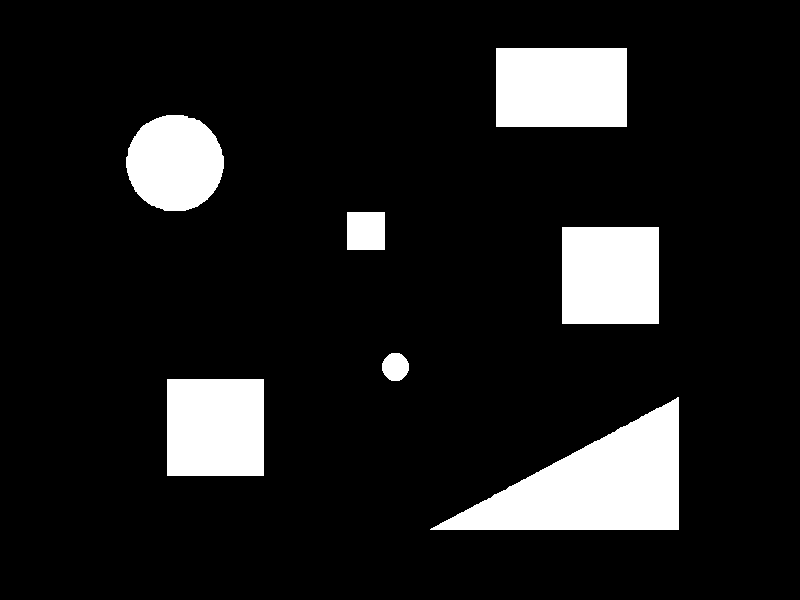
#> input picture image1.tif, 800 x 600 px
$ jupyter execute --allow-errors Section2.ipynb   (shell and % lines are left out)   (Python 2 division)   (older library calls are emulated)
#> lines starting #> are read from the running program, lines starting #| are printed output that depends on the picture; after the words box and inside, x2 and y2 are one past the last pixel; in counts of white or black regions, pixels touching at a corner belong together
[cell 1]
import cv2
import numpy as np
import skimage as ski
from scipy.misc import imread, imsave, imresize
from scipy import signal as sig

import matplotlib.pyplot as plt
import matplotlib.image as mpimg
from skimage import img_as_ubyte
from IPython.display import Image
from matplotlib.patches import Rectangle

2.1

[cell 2]
img1 = cv2.imread('image1.tif', 0)
#> img1: shape (600, 800); values 0 (black) and 1 (white), 11.5% white; 7 white regions, largest, box (x1, y1, x2, y2) and area: (430, 397, 679, 530) 16679, (496, 48, 627, 127) 10349, (562, 227, 659, 324) 9409
pat1 = cv2.imread('pattern1.tif', 0)

img1_view = img1 * 255
#> (the rest of this cell did not finish here and is left out)

[cell 3]
print img1
#> (printed output is left out)
print pat1
#| None

2.2)

#> (a cell that did not finish here is left out)

2.3

#> (a cell that did not finish here is left out)

2.4
# H1
## H2

* bp1

**bold**

[cell 6]
img2 = cv2.imread('image2.tif' , 0)
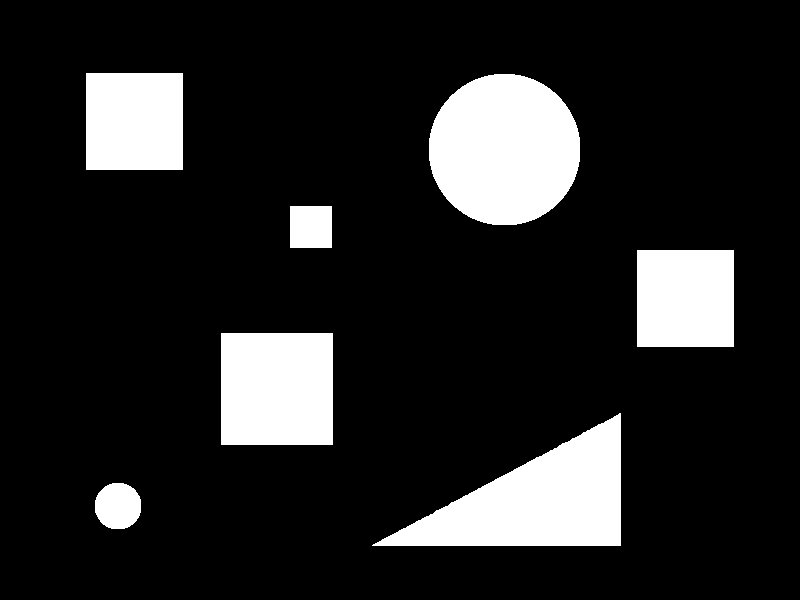
#> input picture image2.tif, 800 x 600 px
#> img2: shape (600, 800); values 0 (black) and 1 (white), 14.5% white; 7 white regions, largest, box (x1, y1, x2, y2) and area: (429, 74, 580, 225) 18107, (372, 413, 621, 546) 16679, (221, 333, 333, 445) 12544
img2_view = img2 * 255

plt.imshow(img2_view)
#> (this line was passed over: IPython is not available in this run)
plt.show()
#> (the rest of this cell did not finish here and is left out)

#> (a cell that did not finish here is left out)

#> (a cell that did not finish here is left out)

The square pattern matches the large square. But we also get a full match for the circle as well.
Since the circle completely overlaps the pattern the correlation formula results in a max value again.
This gives a false match to the circle, (or any other object larger than the square pattern)

2.5)

#> (a cell that did not finish here is left out)

#> (a cell that did not finish here is left out)

#> (a cell that did not finish here is left out)

#> (a cell that did not finish here is left out)

[cell 13]
img3 = cv2.imread('image3.tif',0)
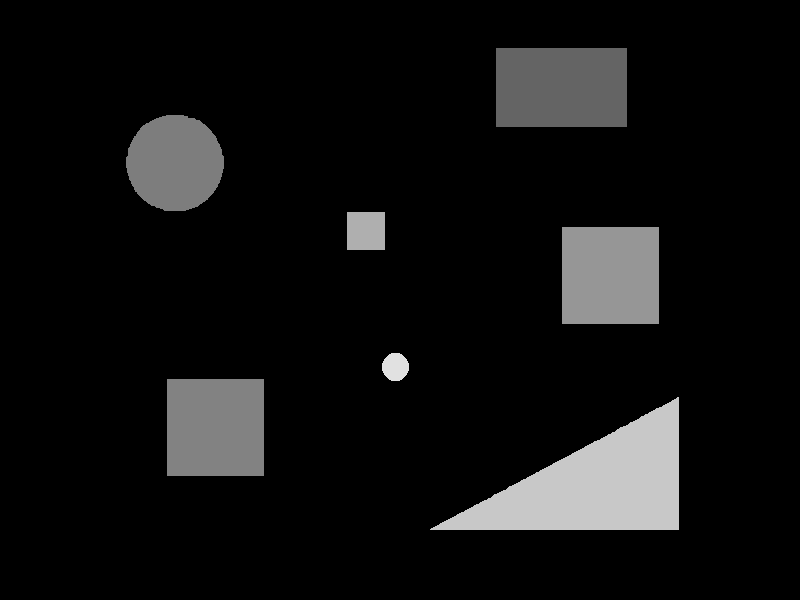
#> input picture image3.tif, 800 x 600 px
#> img3 is the input picture: shape (600, 800); min 0, max 225, mean 17.3
pat2 = cv2.imread('pattern2.tif',0)

plt.imshow(img3)
#> (this line was passed over: IPython is not available in this run)
plt.show()
plt.imshow(pat2)
#> (this line was passed over: IPython is not available in this run)
plt.show()
